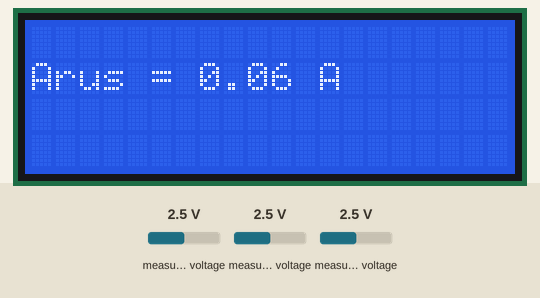
Simulated run of this sketch. Board: Arduino Uno, built with avr-gcc and run on an emulated ATmega328P. Shown: 20×4 character LCD. The inputs (shaded band) are chosen by the test bench; at power-on: measured voltage 2.5 V. What the sketch prints to the serial monitor is not drawn.

Above: at 0.8 s.
At 2.2 s:
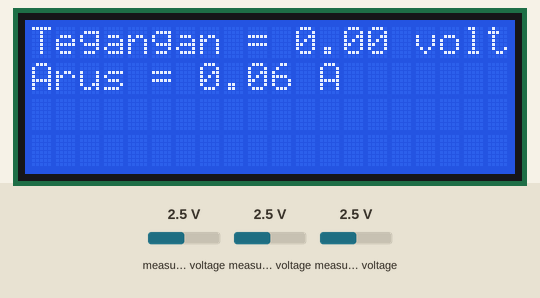
At 2.7 s:
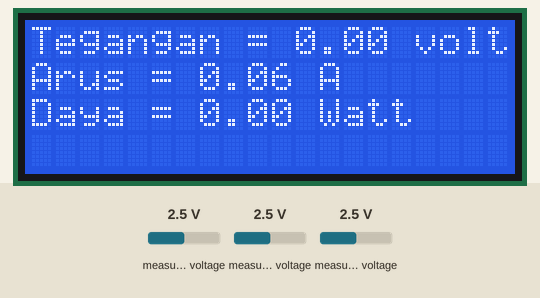

Measured:
- what the display in image 0 shows lasts 1.3 s, from 0.8 s to 2.1 s
- what the display in image 1 shows lasts 0.5 s, from 2.1 s to 2.6 s

The sketch:

integrasi-bacaan-voltage-current.ino
```cpp
/*
Program Sistem Monitoring Arus, Tegangan, Daya dari Solar Panel (Photo Voltaic)
Mata Kuliah Proyek Rekayasa Interdisiplin Kelompok 6
Penanggung Jawab = Muhammad Faiz Rahmadani - 5009201112
*/

#include <Adafruit_ADS1X15.h>
#include <Wire.h>
#include <LiquidCrystal_I2C.h>
// #include <DHT.h>
// #include <dht.h>
// #include <BH1750.h>

Adafruit_ADS1115 ads;
LiquidCrystal_I2C lcd(0x27, 20, 4); // Set the LCD address and the number of columns and rows

// global variable for voltage monitoring
float modul;
float vol;
float vol_bat;
float vol_mean = 0;
float power;

// global variable for current monitoring
const float multi = 0.0078125F; // 256/65536
float mv;
const float ampermv = 1.33333333333;
float current;
float curtemp;

void voltmeter()
{
  int i = 0;
  ads.setGain(GAIN_ONE);
  // float read = analogRead(analogPin);
  int16_t adc2 = ads.readADC_SingleEnded(2);
  modul = adc2 * 0.125;
  vol = (modul / (10350.0 / (10350.0 + 216000))) / 1000;
  while (i < 100){
    int16_t adc2 = ads.readADC_SingleEnded(2);
    modul = adc2*0.125;
    vol = (modul / (10350.0/(10350.0+216000)))/1000;
    vol_mean = vol_mean + vol;
    i++;
  }
  vol_mean = vol_mean/100;
  // lcd.clear(); // Clear the LCD screen
  lcd.setCursor(0, 0);
  lcd.print("Tegangan = ");
  lcd.print(vol_mean, 2);
  lcd.print(" volt");
  delay(500);
}

void amperemeter()
{
  current = 0;
  int i = 0;
  ads.setGain(GAIN_SIXTEEN);
  int16_t count;
  count = ads.readADC_Differential_0_1();
  mv = count * multi;
  current = abs(mv * ampermv) + 0.055;
  i++;
  while (i <= 10)
  {
    count = ads.readADC_Differential_0_1();
    mv = count * multi;
    //  current = abs(mv*ampermv)-intcurrent;
    curtemp = abs(mv * ampermv) + 0.055;
    current = current + curtemp;
    i++;
  }
  current = current / 10;
  i = 0;
  // Serial.println(current);
  // lcd.clear(); // Clear the LCD screen
  lcd.setCursor(0, 1);
  lcd.print("Arus = ");
  lcd.print(current, 2);
  lcd.print(" A");
  delay(500);
}

void watt()
{
  float power = vol * current;
  lcd.setCursor(0, 2);
  lcd.print("Daya = ");
  lcd.print(power, 2);
  lcd.print(" Watt");
  delay(500);
}


void setup()
{
  // put your setup code here, to run once
  lcd.init();      // Initialize the LCD
  lcd.backlight(); // Turn on the backlight
  Serial.begin(9600);
  ads.begin();

  // pinMode(analogPin, INPUT); // voltage reading input
  Serial.println("Monitoring System Start....");
  delay(500);
}

void loop()
{
  // put your main code here, to run repeatedly:
  amperemeter();
  voltmeter();
  watt();
  float power_print = vol * current;
  Serial.print(vol);
  Serial.print(",");
  Serial.print(current);
  Serial.print(",");
  Serial.println(power_print);
}
```
